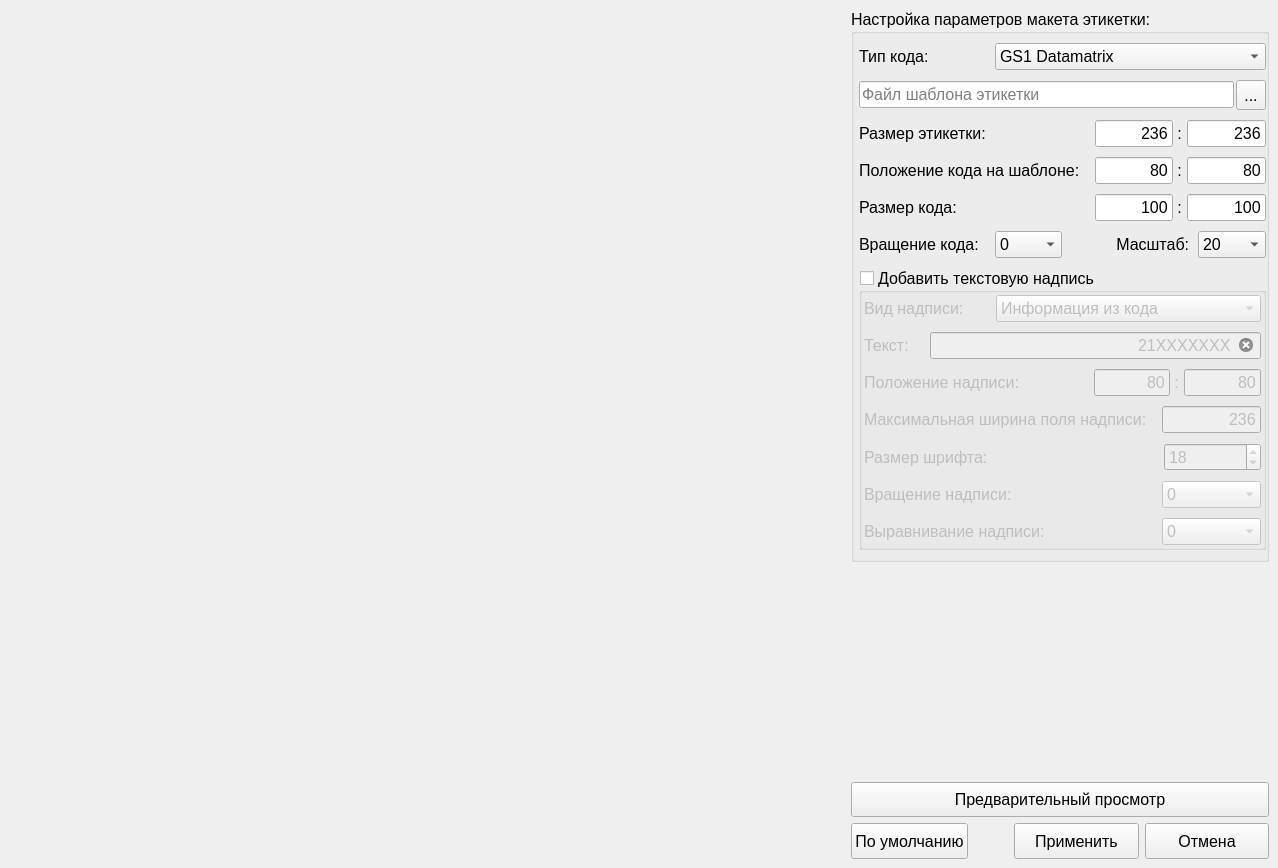
<?xml version="1.0" encoding="UTF-8"?>
<ui version="4.0">
 <class>LayoutWindow</class>
 <widget class="QMainWindow" name="LayoutWindow">
  <property name="windowModality">
   <enum>Qt::WindowModal</enum>
  </property>
  <property name="geometry">
   <rect>
    <x>0</x>
    <y>0</y>
    <width>1278</width>
    <height>868</height>
   </rect>
  </property>
  <property name="font">
   <font>
    <family>Segoe UI</family>
    <pointsize>12</pointsize>
   </font>
  </property>
  <property name="windowTitle">
   <string>Настройка параметров макета</string>
  </property>
  <widget class="QWidget" name="centralwidget">
   <layout class="QVBoxLayout" name="verticalLayout_2">
    <item>
     <layout class="QHBoxLayout" name="horizontalLayout" stretch="2,1">
      <item>
       <widget class="QLabel" name="lbImage">
        <property name="text">
         <string/>
        </property>
       </widget>
      </item>
      <item>
       <layout class="QVBoxLayout" name="verticalLayout" stretch="1,6,1,1">
        <item>
         <widget class="QGroupBox" name="gbBlank">
          <property name="title">
           <string>Настройка параметров макета этикетки:</string>
          </property>
          <layout class="QVBoxLayout" name="verticalLayout_4" stretch="1,1,1,1,1,1,1">
           <property name="spacing">
            <number>10</number>
           </property>
           <property name="leftMargin">
            <number>5</number>
           </property>
           <property name="rightMargin">
            <number>0</number>
           </property>
           <item>
            <layout class="QHBoxLayout" name="horizontalLayout_29" stretch="1,2">
             <property name="spacing">
              <number>0</number>
             </property>
             <item>
              <widget class="QLabel" name="label_22">
               <property name="text">
                <string>Тип кода:</string>
               </property>
              </widget>
             </item>
             <item>
              <widget class="QComboBox" name="cbCodeType">
               <property name="layoutDirection">
                <enum>Qt::LeftToRight</enum>
               </property>
               <property name="inputMethodHints">
                <set>Qt::ImhDigitsOnly</set>
               </property>
               <item>
                <property name="text">
                 <string extracomment="N">GS1 Datamatrix</string>
                </property>
               </item>
               <item>
                <property name="text">
                 <string extracomment="R">BarCode - BTS</string>
                </property>
               </item>
              </widget>
             </item>
            </layout>
           </item>
           <item>
            <layout class="QHBoxLayout" name="horizontalLayout_16" stretch="0,0">
             <property name="spacing">
              <number>2</number>
             </property>
             <property name="sizeConstraint">
              <enum>QLayout::SetDefaultConstraint</enum>
             </property>
             <property name="bottomMargin">
              <number>0</number>
             </property>
             <item>
              <widget class="QLineEdit" name="leBack">
               <property name="maxLength">
                <number>255</number>
               </property>
               <property name="placeholderText">
                <string>Файл шаблона этикетки</string>
               </property>
               <property name="clearButtonEnabled">
                <bool>false</bool>
               </property>
              </widget>
             </item>
             <item>
              <widget class="QToolButton" name="btnOpenBack">
               <property name="minimumSize">
                <size>
                 <width>30</width>
                 <height>30</height>
                </size>
               </property>
               <property name="text">
                <string>...</string>
               </property>
               <property name="icon">
                <iconset>
                 <normaloff>sources/img/add_box_3d.png</normaloff>sources/img/add_box_3d.png</iconset>
               </property>
              </widget>
             </item>
            </layout>
           </item>
           <item>
            <layout class="QHBoxLayout" name="horizontalLayout_32" stretch="3,1,0,1">
             <property name="spacing">
              <number>0</number>
             </property>
             <item>
              <widget class="QLabel" name="label_29">
               <property name="text">
                <string>Размер этикетки:</string>
               </property>
              </widget>
             </item>
             <item>
              <widget class="QLineEdit" name="leLabelWidth">
               <property name="enabled">
                <bool>true</bool>
               </property>
               <property name="inputMethodHints">
                <set>Qt::ImhDigitsOnly</set>
               </property>
               <property name="text">
                <string>236</string>
               </property>
               <property name="alignment">
                <set>Qt::AlignRight|Qt::AlignTrailing|Qt::AlignVCenter</set>
               </property>
              </widget>
             </item>
             <item>
              <widget class="QLabel" name="label_38">
               <property name="text">
                <string> : </string>
               </property>
              </widget>
             </item>
             <item>
              <widget class="QLineEdit" name="leLabelHeight">
               <property name="inputMethodHints">
                <set>Qt::ImhDigitsOnly</set>
               </property>
               <property name="text">
                <string>236</string>
               </property>
               <property name="alignment">
                <set>Qt::AlignRight|Qt::AlignTrailing|Qt::AlignVCenter</set>
               </property>
              </widget>
             </item>
            </layout>
           </item>
           <item>
            <layout class="QHBoxLayout" name="horizontalLayout_28" stretch="3,1,0,1">
             <property name="spacing">
              <number>0</number>
             </property>
             <item>
              <widget class="QLabel" name="label_27">
               <property name="text">
                <string>Положение кода на шаблоне:</string>
               </property>
              </widget>
             </item>
             <item>
              <widget class="QLineEdit" name="leLeft">
               <property name="enabled">
                <bool>true</bool>
               </property>
               <property name="inputMethodHints">
                <set>Qt::ImhDigitsOnly</set>
               </property>
               <property name="text">
                <string>80</string>
               </property>
               <property name="maxLength">
                <number>4</number>
               </property>
               <property name="alignment">
                <set>Qt::AlignRight|Qt::AlignTrailing|Qt::AlignVCenter</set>
               </property>
              </widget>
             </item>
             <item>
              <widget class="QLabel" name="label_32">
               <property name="text">
                <string> : </string>
               </property>
              </widget>
             </item>
             <item>
              <widget class="QLineEdit" name="leTop">
               <property name="inputMethodHints">
                <set>Qt::ImhDigitsOnly</set>
               </property>
               <property name="text">
                <string>80</string>
               </property>
               <property name="alignment">
                <set>Qt::AlignRight|Qt::AlignTrailing|Qt::AlignVCenter</set>
               </property>
              </widget>
             </item>
            </layout>
           </item>
           <item>
            <layout class="QHBoxLayout" name="horizontalLayout_31" stretch="3,1,0,1">
             <property name="spacing">
              <number>0</number>
             </property>
             <item>
              <widget class="QLabel" name="label_28">
               <property name="text">
                <string>Размер кода:</string>
               </property>
              </widget>
             </item>
             <item>
              <widget class="QLineEdit" name="leWidth">
               <property name="enabled">
                <bool>true</bool>
               </property>
               <property name="inputMethodHints">
                <set>Qt::ImhDigitsOnly</set>
               </property>
               <property name="text">
                <string>100</string>
               </property>
               <property name="alignment">
                <set>Qt::AlignRight|Qt::AlignTrailing|Qt::AlignVCenter</set>
               </property>
              </widget>
             </item>
             <item>
              <widget class="QLabel" name="label_36">
               <property name="text">
                <string> : </string>
               </property>
              </widget>
             </item>
             <item>
              <widget class="QLineEdit" name="leHeight">
               <property name="inputMethodHints">
                <set>Qt::ImhDigitsOnly</set>
               </property>
               <property name="text">
                <string>100</string>
               </property>
               <property name="alignment">
                <set>Qt::AlignRight|Qt::AlignTrailing|Qt::AlignVCenter</set>
               </property>
              </widget>
             </item>
            </layout>
           </item>
           <item>
            <layout class="QHBoxLayout" name="horizontalLayout_34" stretch="2,1,2,1">
             <property name="spacing">
              <number>0</number>
             </property>
             <item>
              <widget class="QLabel" name="label_23">
               <property name="text">
                <string>Вращение кода:</string>
               </property>
              </widget>
             </item>
             <item>
              <widget class="QComboBox" name="cbCodeRotate">
               <property name="layoutDirection">
                <enum>Qt::LeftToRight</enum>
               </property>
               <property name="inputMethodHints">
                <set>Qt::ImhDigitsOnly</set>
               </property>
               <item>
                <property name="text">
                 <string extracomment="N">0</string>
                </property>
               </item>
               <item>
                <property name="text">
                 <string extracomment="R">90</string>
                </property>
               </item>
               <item>
                <property name="text">
                 <string extracomment="I">180</string>
                </property>
               </item>
               <item>
                <property name="text">
                 <string extracomment="B">270</string>
                </property>
               </item>
              </widget>
             </item>
             <item>
              <widget class="QLabel" name="label_24">
               <property name="text">
                <string>  Масштаб:  </string>
               </property>
               <property name="alignment">
                <set>Qt::AlignRight|Qt::AlignTrailing|Qt::AlignVCenter</set>
               </property>
              </widget>
             </item>
             <item>
              <widget class="QComboBox" name="cbCodeZoom">
               <property name="layoutDirection">
                <enum>Qt::LeftToRight</enum>
               </property>
               <property name="inputMethodHints">
                <set>Qt::ImhDigitsOnly</set>
               </property>
               <property name="currentText">
                <string>20</string>
               </property>
               <property name="currentIndex">
                <number>4</number>
               </property>
               <property name="maxCount">
                <number>70</number>
               </property>
               <item>
                <property name="text">
                 <string extracomment="N">1</string>
                </property>
               </item>
               <item>
                <property name="text">
                 <string extracomment="R">5</string>
                </property>
               </item>
               <item>
                <property name="text">
                 <string extracomment="I">10</string>
                </property>
               </item>
               <item>
                <property name="text">
                 <string extracomment="B">15</string>
                </property>
               </item>
               <item>
                <property name="text">
                 <string>20</string>
                </property>
               </item>
               <item>
                <property name="text">
                 <string>25</string>
                </property>
               </item>
               <item>
                <property name="text">
                 <string>30</string>
                </property>
               </item>
               <item>
                <property name="text">
                 <string>35</string>
                </property>
               </item>
               <item>
                <property name="text">
                 <string>40</string>
                </property>
               </item>
               <item>
                <property name="text">
                 <string>45</string>
                </property>
               </item>
               <item>
                <property name="text">
                 <string>50</string>
                </property>
               </item>
               <item>
                <property name="text">
                 <string>55</string>
                </property>
               </item>
               <item>
                <property name="text">
                 <string>60</string>
                </property>
               </item>
               <item>
                <property name="text">
                 <string>65</string>
                </property>
               </item>
               <item>
                <property name="text">
                 <string>70</string>
                </property>
               </item>
              </widget>
             </item>
            </layout>
           </item>
           <item>
            <widget class="QGroupBox" name="cbText">
             <property name="title">
              <string>Добавить текстовую надпись</string>
             </property>
             <property name="checkable">
              <bool>true</bool>
             </property>
             <property name="checked">
              <bool>false</bool>
             </property>
             <layout class="QVBoxLayout" name="verticalLayout_10" stretch="0,0,0,0,0,0,0">
              <property name="spacing">
               <number>10</number>
              </property>
              <property name="leftMargin">
               <number>2</number>
              </property>
              <property name="topMargin">
               <number>2</number>
              </property>
              <property name="rightMargin">
               <number>2</number>
              </property>
              <property name="bottomMargin">
               <number>2</number>
              </property>
              <item>
               <layout class="QHBoxLayout" name="horizontalLayout_27" stretch="1,2">
                <property name="spacing">
                 <number>0</number>
                </property>
                <item>
                 <widget class="QLabel" name="label_20">
                  <property name="text">
                   <string>Вид надписи:</string>
                  </property>
                 </widget>
                </item>
                <item>
                 <widget class="QComboBox" name="cbNumeric">
                  <property name="layoutDirection">
                   <enum>Qt::LeftToRight</enum>
                  </property>
                  <property name="inputMethodHints">
                   <set>Qt::ImhDigitsOnly</set>
                  </property>
                  <item>
                   <property name="text">
                    <string extracomment="N">Информация из кода</string>
                   </property>
                  </item>
                  <item>
                   <property name="text">
                    <string extracomment="R">Порядковый номер</string>
                   </property>
                  </item>
                 </widget>
                </item>
               </layout>
              </item>
              <item>
               <layout class="QHBoxLayout" name="horizontalLayout_19" stretch="1,5">
                <property name="spacing">
                 <number>0</number>
                </property>
                <item>
                 <widget class="QLabel" name="label_14">
                  <property name="text">
                   <string>Текст:</string>
                  </property>
                 </widget>
                </item>
                <item>
                 <widget class="QLineEdit" name="leSampleText">
                  <property name="enabled">
                   <bool>false</bool>
                  </property>
                  <property name="text">
                   <string>21XXXXXXX</string>
                  </property>
                  <property name="maxLength">
                   <number>20</number>
                  </property>
                  <property name="alignment">
                   <set>Qt::AlignRight|Qt::AlignTrailing|Qt::AlignVCenter</set>
                  </property>
                  <property name="clearButtonEnabled">
                   <bool>true</bool>
                  </property>
                 </widget>
                </item>
               </layout>
              </item>
              <item>
               <layout class="QHBoxLayout" name="horizontalLayout_30" stretch="3,1,0,1">
                <property name="spacing">
                 <number>0</number>
                </property>
                <item>
                 <widget class="QLabel" name="label_25">
                  <property name="text">
                   <string>Положение надписи:</string>
                  </property>
                 </widget>
                </item>
                <item>
                 <widget class="QLineEdit" name="leTextLeft">
                  <property name="enabled">
                   <bool>false</bool>
                  </property>
                  <property name="inputMethodHints">
                   <set>Qt::ImhDigitsOnly</set>
                  </property>
                  <property name="text">
                   <string>80</string>
                  </property>
                  <property name="alignment">
                   <set>Qt::AlignRight|Qt::AlignTrailing|Qt::AlignVCenter</set>
                  </property>
                 </widget>
                </item>
                <item>
                 <widget class="QLabel" name="label_37">
                  <property name="text">
                   <string> : </string>
                  </property>
                 </widget>
                </item>
                <item>
                 <widget class="QLineEdit" name="leTextTop">
                  <property name="inputMethodHints">
                   <set>Qt::ImhDigitsOnly</set>
                  </property>
                  <property name="text">
                   <string>80</string>
                  </property>
                  <property name="alignment">
                   <set>Qt::AlignRight|Qt::AlignTrailing|Qt::AlignVCenter</set>
                  </property>
                 </widget>
                </item>
               </layout>
              </item>
              <item>
               <layout class="QHBoxLayout" name="horizontalLayout_33" stretch="3,1">
                <property name="spacing">
                 <number>0</number>
                </property>
                <item>
                 <widget class="QLabel" name="label_26">
                  <property name="text">
                   <string>Максимальная ширина поля надписи:</string>
                  </property>
                 </widget>
                </item>
                <item>
                 <widget class="QLineEdit" name="leTextField">
                  <property name="enabled">
                   <bool>false</bool>
                  </property>
                  <property name="inputMethodHints">
                   <set>Qt::ImhDigitsOnly</set>
                  </property>
                  <property name="text">
                   <string>236</string>
                  </property>
                  <property name="alignment">
                   <set>Qt::AlignRight|Qt::AlignTrailing|Qt::AlignVCenter</set>
                  </property>
                 </widget>
                </item>
               </layout>
              </item>
              <item>
               <layout class="QHBoxLayout" name="horizontalLayout_15" stretch="3,1">
                <item>
                 <widget class="QLabel" name="label_13">
                  <property name="text">
                   <string>Размер шрифта:</string>
                  </property>
                  <property name="alignment">
                   <set>Qt::AlignLeading|Qt::AlignLeft|Qt::AlignVCenter</set>
                  </property>
                 </widget>
                </item>
                <item>
                 <widget class="QSpinBox" name="sbFontSize">
                  <property name="enabled">
                   <bool>false</bool>
                  </property>
                  <property name="inputMethodHints">
                   <set>Qt::ImhDigitsOnly</set>
                  </property>
                  <property name="suffix">
                   <string/>
                  </property>
                  <property name="minimum">
                   <number>1</number>
                  </property>
                  <property name="maximum">
                   <number>200</number>
                  </property>
                  <property name="value">
                   <number>18</number>
                  </property>
                 </widget>
                </item>
               </layout>
              </item>
              <item>
               <layout class="QHBoxLayout" name="horizontalLayout_25" stretch="3,1">
                <property name="spacing">
                 <number>0</number>
                </property>
                <item>
                 <widget class="QLabel" name="label_19">
                  <property name="text">
                   <string>Вращение надписи:</string>
                  </property>
                 </widget>
                </item>
                <item>
                 <widget class="QComboBox" name="cbTextRotate">
                  <property name="layoutDirection">
                   <enum>Qt::LeftToRight</enum>
                  </property>
                  <property name="inputMethodHints">
                   <set>Qt::ImhDigitsOnly</set>
                  </property>
                  <item>
                   <property name="text">
                    <string extracomment="N">0</string>
                   </property>
                  </item>
                  <item>
                   <property name="text">
                    <string extracomment="R">90</string>
                   </property>
                  </item>
                  <item>
                   <property name="text">
                    <string extracomment="I">180</string>
                   </property>
                  </item>
                  <item>
                   <property name="text">
                    <string extracomment="B">270</string>
                   </property>
                  </item>
                 </widget>
                </item>
               </layout>
              </item>
              <item>
               <layout class="QHBoxLayout" name="horizontalLayout_26" stretch="3,1">
                <property name="spacing">
                 <number>0</number>
                </property>
                <item>
                 <widget class="QLabel" name="label_21">
                  <property name="text">
                   <string>Выравнивание надписи:</string>
                  </property>
                 </widget>
                </item>
                <item>
                 <widget class="QComboBox" name="cbTextAllign">
                  <property name="layoutDirection">
                   <enum>Qt::LeftToRight</enum>
                  </property>
                  <property name="inputMethodHints">
                   <set>Qt::ImhDigitsOnly</set>
                  </property>
                  <item>
                   <property name="text">
                    <string extracomment="N">0</string>
                   </property>
                  </item>
                  <item>
                   <property name="text">
                    <string extracomment="R">90</string>
                   </property>
                  </item>
                  <item>
                   <property name="text">
                    <string extracomment="I">180</string>
                   </property>
                  </item>
                  <item>
                   <property name="text">
                    <string extracomment="B">270</string>
                   </property>
                  </item>
                 </widget>
                </item>
               </layout>
              </item>
             </layout>
            </widget>
           </item>
          </layout>
         </widget>
        </item>
        <item>
         <spacer name="verticalSpacer">
          <property name="orientation">
           <enum>Qt::Vertical</enum>
          </property>
          <property name="sizeHint" stdset="0">
           <size>
            <width>20</width>
            <height>40</height>
           </size>
          </property>
         </spacer>
        </item>
        <item>
         <widget class="QPushButton" name="btnPreView">
          <property name="sizePolicy">
           <sizepolicy hsizetype="Minimum" vsizetype="Expanding">
            <horstretch>0</horstretch>
            <verstretch>0</verstretch>
           </sizepolicy>
          </property>
          <property name="text">
           <string>Предварительный просмотр</string>
          </property>
         </widget>
        </item>
        <item>
         <layout class="QHBoxLayout" name="horizontalLayout_3" stretch="0,0,1,1">
          <item>
           <widget class="QPushButton" name="btnDefault">
            <property name="enabled">
             <bool>true</bool>
            </property>
            <property name="sizePolicy">
             <sizepolicy hsizetype="Minimum" vsizetype="MinimumExpanding">
              <horstretch>0</horstretch>
              <verstretch>0</verstretch>
             </sizepolicy>
            </property>
            <property name="text">
             <string>По умолчанию</string>
            </property>
           </widget>
          </item>
          <item>
           <spacer name="horizontalSpacer_2">
            <property name="orientation">
             <enum>Qt::Horizontal</enum>
            </property>
            <property name="sizeHint" stdset="0">
             <size>
              <width>40</width>
              <height>20</height>
             </size>
            </property>
           </spacer>
          </item>
          <item>
           <widget class="QPushButton" name="btnOk">
            <property name="sizePolicy">
             <sizepolicy hsizetype="Minimum" vsizetype="MinimumExpanding">
              <horstretch>0</horstretch>
              <verstretch>0</verstretch>
             </sizepolicy>
            </property>
            <property name="text">
             <string>Применить</string>
            </property>
           </widget>
          </item>
          <item>
           <widget class="QPushButton" name="btnCancel">
            <property name="sizePolicy">
             <sizepolicy hsizetype="Minimum" vsizetype="MinimumExpanding">
              <horstretch>0</horstretch>
              <verstretch>0</verstretch>
             </sizepolicy>
            </property>
            <property name="text">
             <string>Отмена</string>
            </property>
           </widget>
          </item>
         </layout>
        </item>
       </layout>
      </item>
     </layout>
    </item>
   </layout>
  </widget>
 </widget>
 <resources/>
 <connections/>
</ui>
